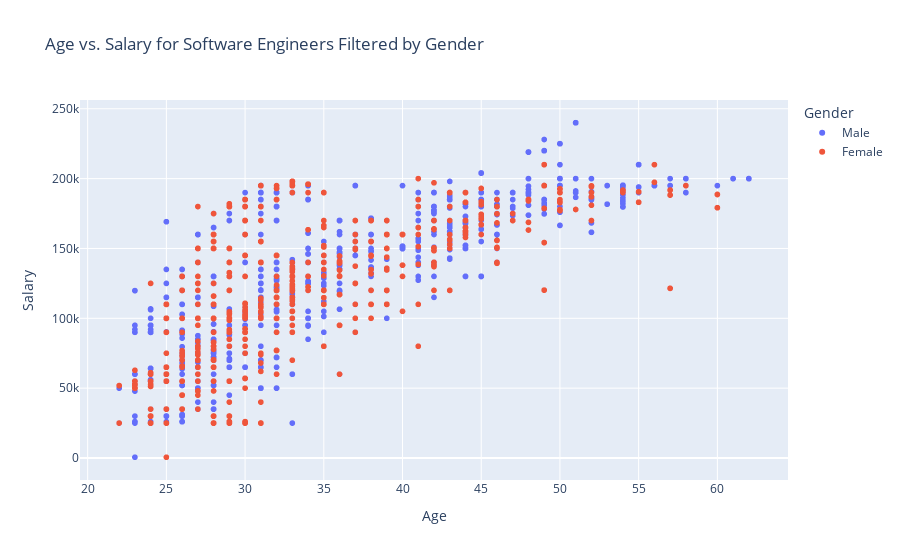

The code cell stored with this chart in its notebook:
### Code cell
fig = px.scatter(useless_df, x='Age', y='Salary', color='Gender',
             title='Age vs. Salary for Software Engineers Filtered by Gender')
fig.show()

### Figure 1 — Plotly figure (JSON) as saved in the notebook; plotly's stock layout.template omitted (floating-point values rounded to 4 significant figures; data arrays with more than 128 entries replaced by an {"elided": "..."} marker saying what was removed)
{"data": [{"hovertemplate": "Gender=Male<br>Age=%{x}<br>Salary=%{y}<extra></extra>", "legendgroup": "Male", "marker": {"color": "#636efa", "symbol": "circle"}, "mode": "markers", "name": "Male", "showlegend": true, "type": "scattergl", "x": {"elided": "1819 int values"}, "xaxis": "x", "y": {"elided": "1819 int values"}, "yaxis": "y"}, {"hovertemplate": "Gender=Female<br>Age=%{x}<br>Salary=%{y}<extra></extra>", "legendgroup": "Female", "marker": {"color": "#EF553B", "symbol": "circle"}, "mode": "markers", "name": "Female", "showlegend": true, "type": "scattergl", "x": {"elided": "1235 int values"}, "xaxis": "x", "y": {"elided": "1235 int values"}, "yaxis": "y"}], "layout": {"legend": {"title": {"text": "Gender"}, "tracegroupgap": 0}, "title": {"text": "Age vs. Salary for Software Engineers Filtered by Gender"}, "xaxis": {"anchor": "y", "domain": [0, 1], "title": {"text": "Age"}}, "yaxis": {"anchor": "x", "domain": [0, 1], "title": {"text": "Salary"}}}}
